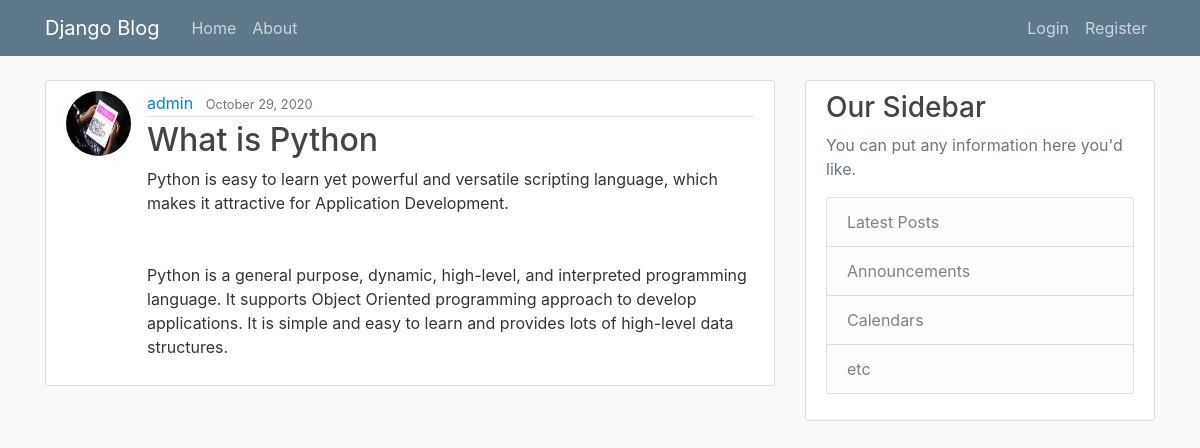
Page /post/2/ on the earlier database version.
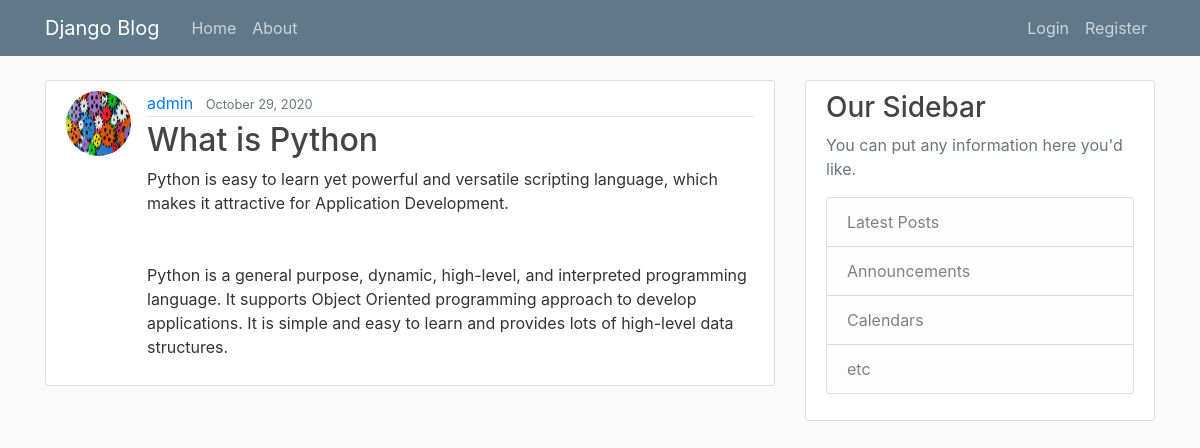
Same page on the later database version.
### blog/models.py (models this page shows, shortened)
class Post(models.Model):
    title = models.CharField(max_length=100)
    content = models.TextField()
    date_posted = models.DateTimeField(default=timezone.now)
    author = models.ForeignKey(User, on_delete=models.CASCADE)

### users/models.py (models this page shows, shortened)
class Profile(models.Model):
    image = models.ImageField(default='default.jpg', upload_to='profile_pics')
    user = models.OneToOneField(User, on_delete=models.CASCADE)

### blog/views.py (the view)
# urls.py: path('post/<int:pk>/', PostDetailView.as_view(), name='post-detail'),
class PostDetailView(DetailView):
    model = Post

### blog/templates/blog/post_detail.html (shortened to what this page needs)
{% extends "blog/base.html" %}
{% block content %}
  <article class="media content-section">
    <img class="rounded-circle article-img" src="{{ object.author.profile.image.url }}">
    <div class="media-body">
      <div class="article-metadata">
        <a class="mr-2" href="#">{{ object.author }}</a>
        <small class="text-muted">{{ object.date_posted|date:"F d, Y" }}</small>
      </div>
      <h2 class="article-title">{{ object.title }}</h2>
      <p class="article-content">{{ object.content }}</p>
    </div>
  </article>
{% endblock content %}

Differences in the rows shown:
changed through a linked row, Post "What is Python": author.profile.image: picture removed, a placeholder shows
